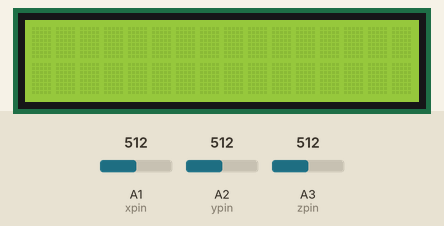
Simulated run of this sketch. Board: Arduino Uno, built with avr-gcc and run on an emulated ATmega328P. Shown: 16×2 character LCD. Inputs (shaded band) come from the test bench; at power-on: A1 (xpin) = 512, A2 (ypin) = 512, A3 (zpin) = 512. What the sketch prints to the serial monitor is not drawn.

Above: at 7.6 s.
7.7 s: A1 (xpin) set to 716
At 8.94 s:
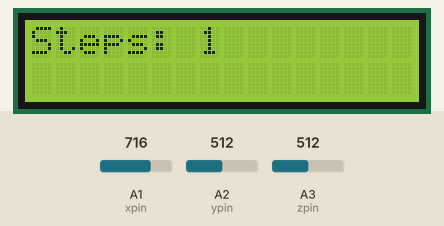
Timing chart, 0 to 10.7 s (numbered marks = the images above; inputs shaded):
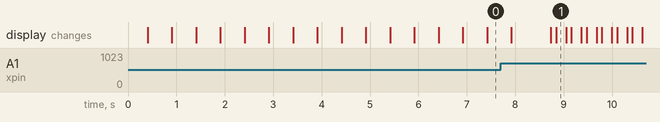

The sketch:

Pedometru.ino
```cpp
#include <LiquidCrystal_I2C.h>

LiquidCrystal_I2C lcd(0x27, 16, 2);
const int xpin = A1;
const int ypin = A2;
const int zpin = A3;

byte p[8] = {
    0x1F,
    0x1F,
    0x1F,
    0x1F,
    0x1F,
    0x1F,
    0x1F,
    0x1F};

float threshold = 9;
float xval[100] = {0};
float yval[100] = {0};
float zval[100] = {0};
float xavg, yavg, zavg;
int steps, flag = 0;

void setup()

{
    Serial.begin(9600);
    lcd.init();
    lcd.backlight();
    lcd.clear();
    calibrate();
}

void loop()
{
    for (int w = 0; w < 16; w++)
    {
        lcd.write(byte(0));
        delay(500);
    }

    int acc = 0;
    float totvect[100] = {0};
    float totave[100] = {0};
    float xaccl[100] = {0};
    float yaccl[100] = {0};
    float zaccl[100] = {0};

    for (int a = 0; a < 100; a++)
    {
        xaccl[a] = float(analogRead(xpin));
        delay(1);
        yaccl[a] = float(analogRead(ypin));
        delay(1);
        zaccl[a] = float(analogRead(zpin));
        delay(1);
        totvect[a] = sqrt(((xaccl[a] - xavg) * (xaccl[a] - xavg)) + ((yaccl[a] - yavg) * (yaccl[a] - yavg)) + ((zval[a] - zavg) * (zval[a] - zavg)));
        totave[a] = (totvect[a] + totvect[a - 1]) / 2;
        Serial.println("totave[a]");
        Serial.println(totave[a]);
        delay(100);
        if (totave[a] > threshold && flag == 0)
        {
            steps = steps + 1;
            flag = 1;
        }
        else if (totave[a] > threshold && flag == 1)
        {
            // Don't Count
        }
        if (totave[a] < threshold && flag == 1)
        {
            flag = 0;
        }
        if (steps < 0)
        {
            steps = 0;
        }
        Serial.println('\n');
        Serial.print("steps: ");
        Serial.println(steps);
        lcd.print("Steps: ");
        lcd.print(steps);
        delay(200);
        lcd.clear();
    }
    delay(200);
}

void calibrate()
{
    float sum = 0;
    float sum1 = 0;
    float sum2 = 0;

    for (int i = 0; i < 100; i++)
    {
        xval[i] = float(analogRead(xpin));
        sum = xval[i] + sum;
    }
    delay(100);
    xavg = sum / 100.0;
    Serial.println(xavg);
    for (int j = 0; j < 100; j++)
    {
        yval[j] = float(analogRead(ypin));
        sum1 = yval[j] + sum1;
    }

    yavg = sum1 / 100.0;
    Serial.println(yavg);
    delay(100);

    for (int q = 0; q < 100; q++)
    {
        zval[q] = float(analogRead(zpin));
        sum2 = zval[q] + sum2;
    }

    zavg = sum2 / 100.0;
    delay(100);
    Serial.println(zavg);
}
```
